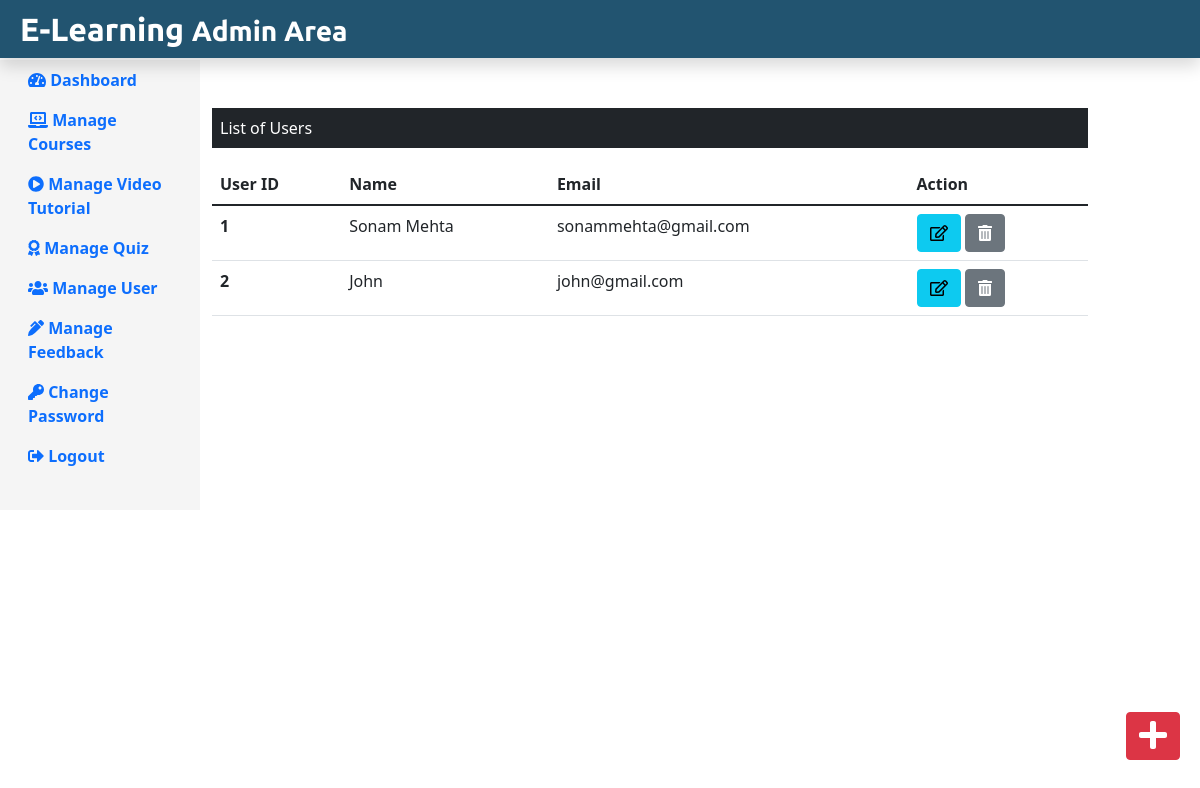
/E-Learning_Project-/Admin/manageUser.php (signed in), run on the app's committed database.
### tables this page shows
CREATE TABLE `user_details` (
  `user_id` int(11) NOT NULL,
  `user_name` varchar(255) NOT NULL,
  `user_email` varchar(255) NOT NULL,
  `user_pass` varchar(255) NOT NULL,
  `user_occ` varchar(255) NOT NULL,
  `user_img` text NOT NULL
);

### E-Learning_Project-/Admin/manageUser.php (the view, shortened to what this page needs)
<?php
include('./adminInclude/adminHeader.php');
include('../dbConnection.php');
?>
<div class="col-sm-9 mt-5">
    <p class=" bg-dark text-white p-2">List of Users</p>
    <?php
        $sql ="SELECT * FROM user_details";
        $result = $conn->query($sql);
        if(@$result->num_rows > 0)
        {
          echo' <table class="table">
            <thead>
                <tr>
                    <th scope="col">User ID</th>
                    <th scope="col">Name</th>
                    <th scope="col">Email</th>
                    <th scope="col">Action</th>
                </tr>
            </thead>
            <tbody>';
                while( $row=$result->fetch_assoc()){
             echo  ' <tr>
                    <th scope="row">'.$row['user_id'].'</th>
                    <td>'.$row['user_name'].'</td>
                    <td>'.$row['user_email'].'</td>
                    <td>
                    <form action="editUser.php" method="POST" class="d-inline">
                    <input type="hidden" name="id" value='.$row["user_id"].'>
                        <button type="submit" class="btn btn-info mr-3" name="edit" value="Edit">
                            <i class="far fa-edit"></i>
                        </button>
                    </form>
                   <form method="POST" class="d-inline">
                   <input type="hidden" name="id" value='.$row["user_id"].'>
                        <button type="submit" class="btn btn-secondary" name="delete" value="Delete">
                        <i class="fas fa-trash-alt"></i>
                        </button>
                    </form>
                    </td>
                </tr>';
                 }
         echo'  </tbody>
        </table>';
         }
        else{
         echo '<div class="alert alert-warning col-sm-3 ml-5 mt-2">No Any Courses  !</div>';
            }
            ?>
</div>
</div>
<div>
    <a class="btn btn-danger box" href="./addnewUser.php">
        <i class="fas fa-plus fa-2x"></i>
    </a>
</div>
</div>
<?php
include('./adminInclude/adminFooter.php');
?>

### E-Learning_Project-/css/adminstyle.css (style rules this page uses)
.box { position: fixed; bottom: 10px; right:20px; margin-bottom: 30px; }

### data on the page
user_details: user_id "1", user_name "Sonam Mehta", user_email "sonammehta@gmail.com"
user_details: user_id "2", user_name "John", user_email "john@gmail.com"
